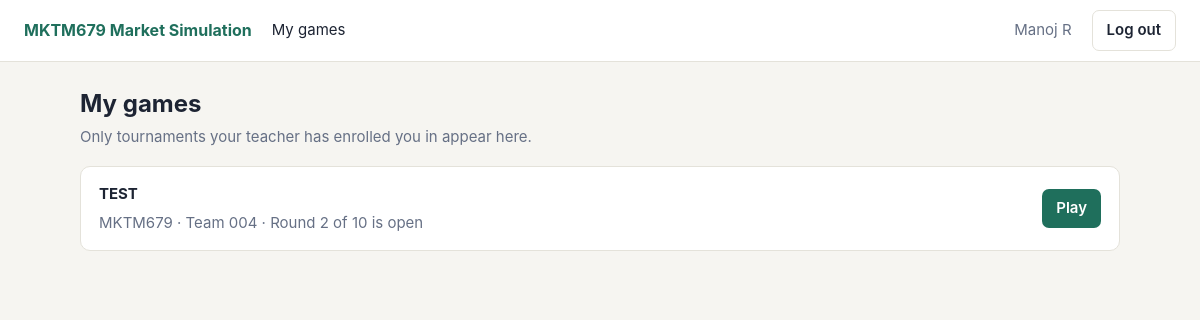
The page /student (signed in) on the database its author committed.
### models.py (models this page shows)
class User(db.Model):
    id = db.Column(db.Integer, primary_key=True)
    username = db.Column(db.String(64), unique=True, nullable=False, index=True)
    name = db.Column(db.String(120), nullable=False)
    password_hash = db.Column(db.String(255), nullable=False)
    role = db.Column(db.String(10), nullable=False, default="student")  # admin | student
    batch = db.Column(db.String(60), default="", index=True)
    created_at = db.Column(db.DateTime, default=utcnow)

class Tournament(db.Model):
    id = db.Column(db.Integer, primary_key=True)
    name = db.Column(db.String(120), nullable=False)
    status = db.Column(db.String(10), default="draft")        # draft | active | finished
    round_state = db.Column(db.String(10), default="open")    # open | processed
    current_round = db.Column(db.Integer, default=0)
    total_rounds = db.Column(db.Integer, default=10)
    game_key = db.Column(db.String(40), nullable=False, default="rural_marketing")
    participation = db.Column(db.String(10), default="individual")  # individual | team
    team_size = db.Column(db.Integer, default=4)
    rank_w_profit = db.Column(db.Integer, default=60)         # % weight of profit in the ranking; rest is market share
    mode = db.Column(db.String(10), default="manual")         # manual | auto
    market_mode = db.Column(db.String(10), default="single")  # single | groups
    group_size = db.Column(db.Integer, default=10)
    interval_hours = db.Column(db.Integer, default=48)
    deadline = db.Column(db.DateTime, nullable=True)          # UTC
    seed = db.Column(db.Integer, nullable=False)
    start_cash = db.Column(db.Integer, default=5_000_000)
    created_at = db.Column(db.DateTime, default=utcnow)

class Participant(db.Model):
    id = db.Column(db.Integer, primary_key=True)
    tournament_id = db.Column(db.Integer, db.ForeignKey("tournament.id"), index=True)
    alias = db.Column(db.String(60), default="")
    group_no = db.Column(db.Integer, default=0)
    cash = db.Column(db.Float, default=0.0)
    state = db.Column(db.JSON, default=dict)   # carries brand, customers etc. into later rounds

### app.py (the view)
    @app.route("/student")
    @login_required("student")
    def student_home():
        rows = (db.session.query(Tournament, Participant)
                .join(Enrollment, Enrollment.tournament_id == Tournament.id)
                .join(Participant, Participant.id == Enrollment.participant_id)
                .filter(Enrollment.user_id == g.user.id, Tournament.status != "draft")
                .order_by(Tournament.created_at.desc()).all())
        waiting = (db.session.query(Tournament).join(Enrollment, Enrollment.tournament_id == Tournament.id)
                   .filter(Enrollment.user_id == g.user.id, Tournament.status == "draft").all())
        return render_template("student_home.html", rows=rows, waiting=waiting)

### app.py (called while the page is built)
def login_required(role=None):
    def deco(fn):
        @wraps(fn)
        def wrapper(*a, **kw):
            if not g.user:
                return redirect(url_for("login", next=request.path))
            if role and g.user.role != role:
                abort(403)
            return fn(*a, **kw)
        return wrapper
    return deco

### games/registry.py (called while the page is built)
def get(key):
    if key not in _REGISTRY:
        raise KeyError(f"Unknown game: {key}")
    return _REGISTRY[key]

### services.py (called while the page is built)
def game_of(t):
    return games.get(t.game_key)

### templates/student_home.html (shortened to what this page needs)
{% extends "base.html" %}
{% block body %}
<h1>My games</h1>
<p class="sub">Only tournaments your teacher has enrolled you in appear here.</p>
{% for t, en in rows %}
<div class="card row" style="justify-content:space-between;align-items:center">
  <div><h3>{{ t.name }}</h3>
    <span class="muted">{{ game_of(t).course_code }} &middot; {{ en.alias }} &middot;
    {% if t.status == 'finished' %}finished{% elif t.round_state == 'open' %}Round {{ t.current_round }} of {{ t.total_rounds }} is open{% else %}Round {{ t.current_round }} results are in{% endif %}
    {% if t.mode == 'auto' and t.round_state == 'open' and t.deadline %}&middot; closes {{ t.deadline|ist }}{% endif %}</span></div>
  <a class="btn" href="{{ url_for('play', tid=t.id) }}">{{ 'Play' if t.round_state == 'open' and t.status == 'active' else 'View results' }}</a>
</div>
{% endfor %}
{% endblock %}

### templates/base.html (shortened to what this page needs)
<!doctype html>
<html lang="en"><head>
<link rel="stylesheet" href="{{ url_for('static', filename='style.css') }}">
</head><body>
<header class="top">
  <a class="logo" href="/">MKTM679 Market Simulation</a>
  <nav>
    {% if me and me.role == 'admin' %}
      <a href="{{ url_for('admin_home') }}">Tournaments</a>
      <a href="{{ url_for('admin_students') }}">Students</a>
    {% elif me %}
      <a href="{{ url_for('student_home') }}">My games</a>
    {% endif %}
  </nav>
  {% if me %}
  <span class="muted">{{ me.name }}</span>
  <form method="post" action="{{ url_for('logout') }}"><input type="hidden" name="csrf" value="{{ csrf }}"><button class="sec">Log out</button></form>
  {% endif %}
</header>
<main class="{% block mainclass %}{% endblock %}">
  {% block body %}{% endblock %}
</main>
</body></html>

### static/style.css (style rules this page uses)
:root { --bg:#f6f5f1;--card:#fff;--ink:#1d2433;--muted:#667085;--line:#e4e2da;--brand:#1f6f5c;--brand-d:#165244;--warn:#b54708;--bad:#b42318;--good:#067647;--soft:#e8f3ef }
* { box-sizing:border-box }
body { margin:0;font:15px/1.5 -apple-system,"Segoe UI",Roboto,Helvetica,Arial,sans-serif;background:var(--bg);color:var(--ink) }
a { color:var(--brand) }
header.top { background:var(--card);border-bottom:1px solid var(--line);padding:10px 24px;display:flex;align-items:center;gap:20px }
header.top .logo { font-weight:700;color:var(--brand);text-decoration:none;font-size:16px }
header.top nav { display:flex;gap:16px;flex:1 }
header.top nav a { text-decoration:none;color:var(--ink) }
header.top form { margin:0 }
main { max-width:1080px;margin:24px auto;padding:0 20px 60px }
h1 { font-size:24px;margin:0 0 4px }
h3 { font-size:15px;margin:0 0 6px }
.sub { color:var(--muted);margin:0 0 18px }
.card { background:var(--card);border:1px solid var(--line);border-radius:10px;padding:16px 18px;margin-bottom:16px }
.btn,button { background:var(--brand);color:#fff;border:0;border-radius:7px;padding:8px 14px;font:inherit;font-weight:600;cursor:pointer;text-decoration:none;display:inline-block }
.btn.sec,button.sec { background:#fff;color:var(--ink);border:1px solid var(--line) }
.muted { color:var(--muted) }
.row { display:flex;gap:12px;align-items:flex-end;flex-wrap:wrap }

### rows shown on the page
User: name "Manoj R"
Tournament: name "TEST", game_key "MKTM679", alias "Team 004", current_round "2", total_rounds "10", round_state+status "Play"
